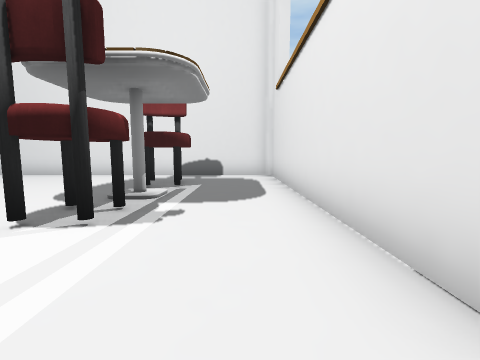
[1] (above)

12 first-person views from a walk through a Unity game level. The camera is 1.5 m above the floor, tilts 6° down and sees 90° across. The floor is counted in squares, 2 m on a side. Each view is taken from the middle of a square. On the plan, view 1 faces up. The plan holds only what a view shows up to about 9 squares ahead; the rest is blank. The place goes on beyond the plan. Some animated figures are left out. Some surface patterns are stand-ins.

[2]
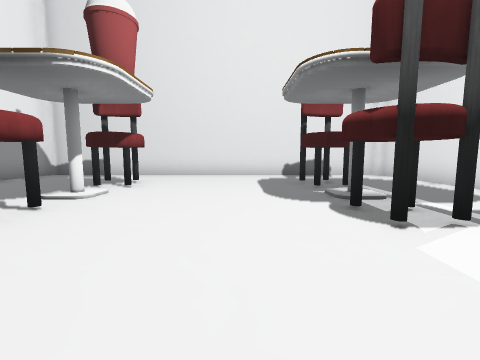

[3]
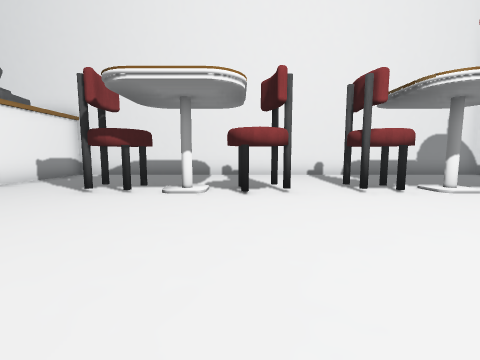

[4]
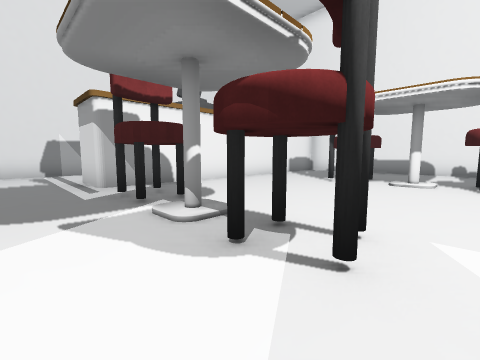

[5]
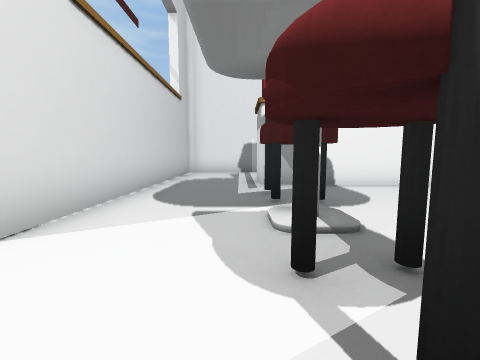

[6]
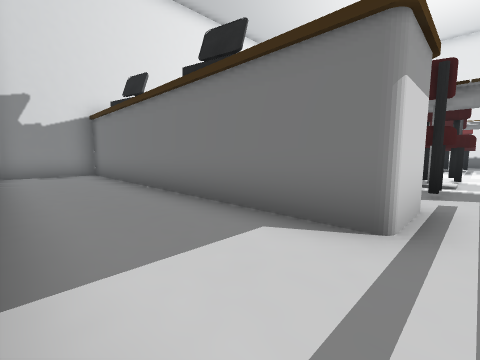

[7]
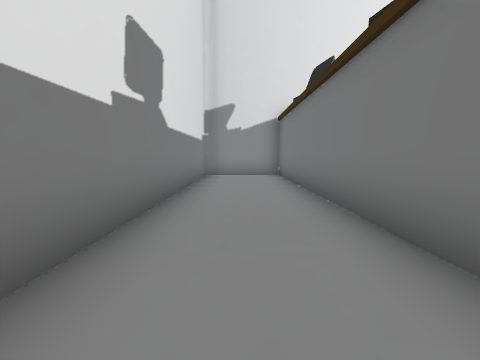

[8]
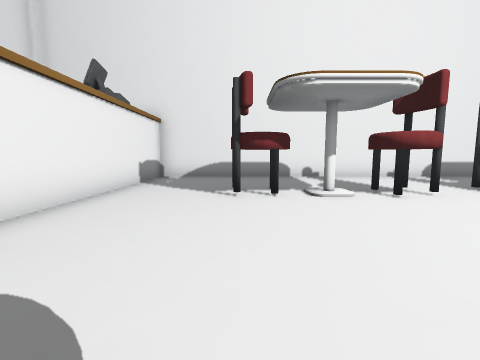

[9]
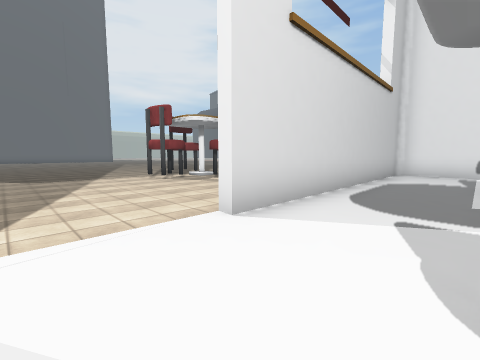

[10]
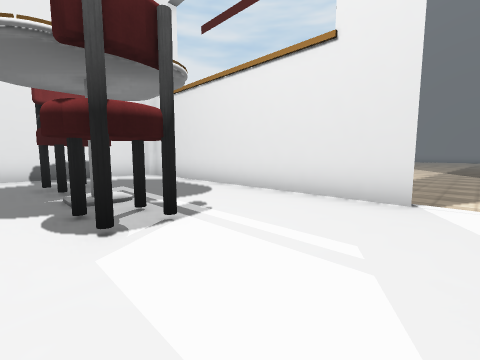

[11]
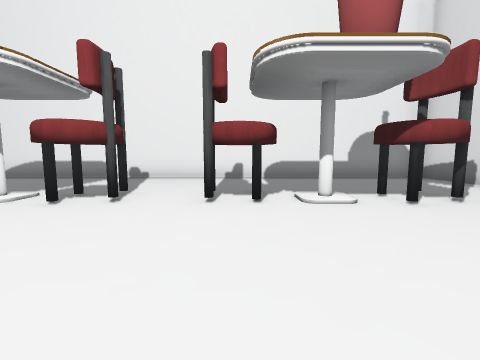

[12]
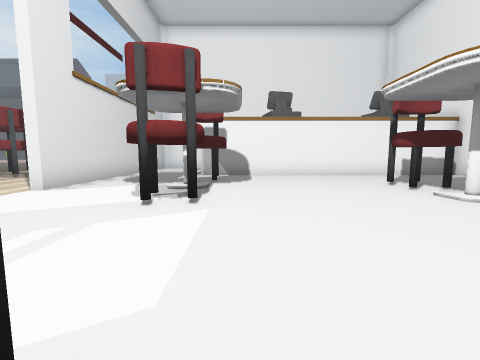

### Floor plan
Key: @ floor where view 1 was taken; # wall or solid block; x gap in a wall; . main floor; : floor 0.25 m higher than the main floor; / step, stairs or slope.
Columns run from 11 left of view 1 to 11 right of it. Each row starts with its distance up from view 1.
  9 #############
  8 #...........#
  7 #...........#
  6 #...#....#..#
  5 #.../..../..#
  4 #.../..../..#
  3 #........x..#
  2 #...........#
  1 #...#.......#........
  0 #...#......@...........
 -1 #...:....#.............
 -2 #......../..#.........
 -3 #...#..../..#........
 -4 #......../..# ......
 -5 #........x..#  .. #
 -6 ##########..#   .#
 -7 ##########..#
 -8 #...........#
 -9 #...........#
-10 #..........##
-11 ############

Positions as (right, up) in squares from view 1, and headings:
1: (0, 0), facing up
2: (-4, 0), facing up
3: (-2, 0), facing left
4: (0, 0), facing down-left
5: (-1, 0), facing down
6: (-1, -10), facing up-left
7: (-2, -9), facing left
8: (-2, -3), facing left
9: (-1, 0), facing down-right
10: (-3, 0), facing up-right
11: (-3, 3), facing left
12: (-3, 3), facing down
